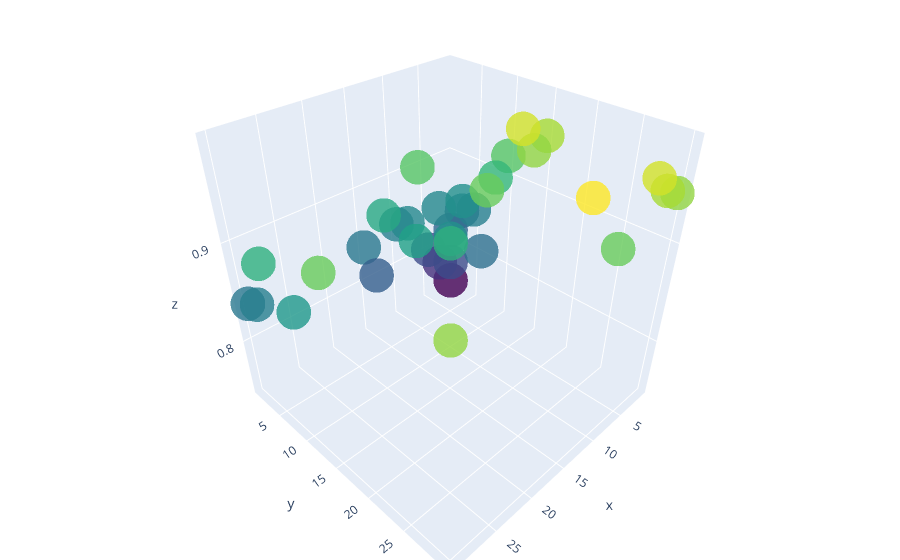

Notebook code cell kept with this figure:
### Code cell
import plotly.graph_objects as go
import numpy as np


fig = go.Figure(data=[go.Scatter3d(
    x=x,
    y=y,
    z=res2,
    mode='markers',
    marker=dict(
        size=12,
        color=res2,                # set color to an array/list of desired values
        colorscale='Viridis',   # choose a colorscale
        opacity=0.8
    )
)])

# tight layout
fig.update_layout(margin=dict(l=0, r=0, b=0, t=0))
fig.show()

### Figure 1 — Plotly figure (JSON) as saved in the notebook; plotly's stock layout.template omitted (floating-point values rounded to 4 significant figures)
{"data": [{"marker": {"color": [0.746, 0.7778, 0.8016, 0.8492, 0.8413, 0.8413, 0.8413, 0.8254, 0.8571, 0.8571, 0.8175, 0.8492, 0.8492, 0.8651, 0.8016, 0.9206, 0.8889, 0.8968, 0.9206, 0.9048, 0.8333, 0.8651, 0.881, 0.873, 0.9524, 0.9444, 0.9683, 0.9286, 0.8968, 0.9286, 0.9444, 0.9524, 0.9683, 0.9286, 0.9841, 0.9444], "colorscale": [[0, "#440154"], [0.1111, "#482878"], [0.2222, "#3e4989"], [0.3333, "#31688e"], [0.4444, "#26828e"], [0.5556, "#1f9e89"], [0.6667, "#35b779"], [0.7778, "#6ece58"], [0.8889, "#b5de2b"], [1, "#fde725"]], "opacity": 0.8, "size": 12}, "mode": "markers", "type": "scatter3d", "x": [1, 3, 5, 10, 15, 30, 1, 3, 5, 10, 15, 30, 1, 3, 5, 10, 15, 30, 1, 3, 5, 10, 15, 30, 1, 3, 5, 10, 15, 30, 1, 3, 5, 10, 15, 30], "y": [1, 1, 1, 1, 1, 1, 3, 3, 3, 3, 3, 3, 5, 5, 5, 5, 5, 5, 10, 10, 10, 10, 10, 10, 15, 15, 15, 15, 15, 15, 30, 30, 30, 30, 30, 30], "z": [0.746, 0.7778, 0.8016, 0.8492, 0.8413, 0.8413, 0.8413, 0.8254, 0.8571, 0.8571, 0.8175, 0.8492, 0.8492, 0.8651, 0.8016, 0.9206, 0.8889, 0.8968, 0.9206, 0.9048, 0.8333, 0.8651, 0.881, 0.873, 0.9524, 0.9444, 0.9683, 0.9286, 0.8968, 0.9286, 0.9444, 0.9524, 0.9683, 0.9286, 0.9841, 0.9444]}], "layout": {"margin": {"b": 0, "l": 0, "r": 0, "t": 0}}}
